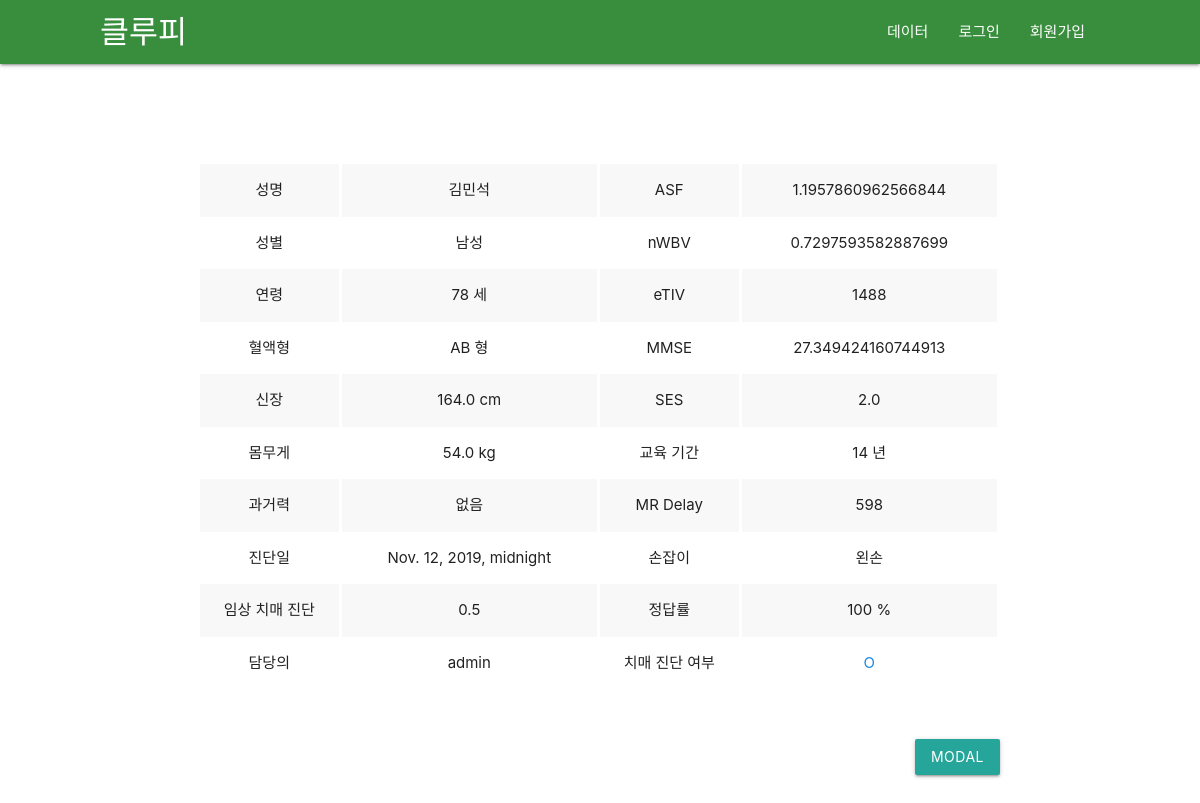
Page /scoring/result/420 on the committed database.
### scoring/models.py (models this page shows, shortened)
class ScoreList(models.Model):
    user = models.ForeignKey(User, on_delete=models.CASCADE, null=True) # 담당의
    name = models.CharField(max_length=200,null=True) # 성명
    gender = models.IntegerField(null=True) # 성별
    age = models.IntegerField(null=True) # 연령
    blood_type = models.IntegerField(null=True) # 혈액형
    height = models.FloatField(null=True) # 신장
    weight = models.FloatField(null=True) # 몸무게
    past_diagnostic_record = models.IntegerField(null=True) # 과거력
    pub_date = models.DateTimeField(null=True) # 진달일
    score = models.FloatField(null=True) # 점수
    pass_or_fail = models.BooleanField(null=True) # 치매여부
    ASF = models.FloatField(null=True) # 두개골과 두뇌사이 공간
    nWBV = models.FloatField(null=True) # 전체 뇌용량 정규화
    eTIV = models.IntegerField(null=True) # 추정 내척추수액
    CDR = models.FloatField(null=True) # 임상 치매 평가
    MMSE = models.FloatField(null=True) # 간이 정신 상태 검사
    SES = models.FloatField(null=True) # 사화족 지위
    educ = models.IntegerField(null=True) # 교육 기간
    MR_delay = models.IntegerField(null=True) # 딜레이
    hand = models.IntegerField(null=True) # 손잡이
    test = models.BooleanField(null=True) # 테스트

### scoring/views.py (the view)
# urls.py: path('scoring/result/<int:list_id>', scoring.views.result, name='result'),
def result(request, list_id):
    list = get_object_or_404(ScoreList, pk=list_id)
    return render(request, 'result.html', {'list' : list})

### scoring/templates/result.html (shortened to what this page needs)
{% extends 'base.html' %}
{% block content %}
{% load static %}
<section class="result">
    <div class="con">
        <div style="display: flex;">
            <table class="striped centered">
                <tbody>
                    <tr>
                        <td style="width: 140px;">성명</td>
                        <td>{{list.name}}</td>
                    </tr>
                    <tr>
                        <td>성별</td>
                        <td>
                            {% if list.gender == 1 %}
                                남성
                            {% else %}
                                여성
                            {% endif %}
                        </td>
                    </tr>
                    <tr>
                        <td>연령</td>
                        <td>{{list.age}} 세</td>
                    </tr>
                    <tr>
                        <td>혈액형</td>
                        <td>
                            {% if list.blood_type == 1 %}
                                A 형
                            {% elif list.blood_type == 2 %}
                                B 형
                            {% elif list.blood_type == 3 %}
                                O 형
                            {% else %}
                                AB 형
                            {% endif %}
                        </td>
                    </tr>
                    <tr>
                        <td>신장</td>
                        <td>{{list.height}} cm</td>
                    </tr>
                    <tr>
                        <td>몸무게</td>
                        <td>{{list.weight}} kg</td>
                    </tr>
                    <tr>
                        <td>과거력</td>
                        <td>
                            {% if list.past_diagnostic_record == 1 %}
                                뇌졸증
                            {% elif list.past_diagnostic_record == 2 %}
                                심장병
                            {% elif list.past_diagnostic_record == 3 %}
                                고혈압
                            {% elif list.past_diagnostic_record == 4 %}
                                당뇨병
                            {% elif list.past_diagnostic_record == 5 %}
                                기타(암포함)
                            {% else %}
                                없음
                            {% endif %}
                        </td>
                    </tr>
                    <tr>
                        <td>진단일</td>
                        <td>{{list.pub_date}}</td>
                    </tr>
                    <tr>
                        <td>임상 치매 진단</td>
                        <td>{{list.CDR}}</td>
                    </tr>
                    <tr>
                        <td>담당의</td>
                        <td>{{list.user.username}}</td>
                    </tr>
                </tbody>
            </table>
            <table class="striped centered">
                <tbody>
                    <tr>
                        <td style="width: 140px;">ASF</td>
                        <td>{{list.ASF}}</td>
                    </tr>
                    <tr>
                        <td >nWBV</td>
                        <td>{{list.nWBV}}</td>
                    </tr>
                    <tr>
                        <td>eTIV</td>
                        <td>{{list.eTIV}}</td>
                    </tr>
                    <tr>
                        <td>MMSE</td>
                        <td>{{list.MMSE}}</td>
                    </tr>
                    <tr>
                        <td>SES</td>
                        <td>{{list.SES}}</td>
                    </tr>
                    <tr>
                        <td>교육 기간</td>
                        <td>{{list.educ}} 년</td>
                    </tr>
                    <tr>
                        <td>MR Delay</td>
                        <td>{{list.MR_delay}}</td>
                    </tr>
                    <tr>
                        <td>손잡이</td>
                        <td>
                            {% if list.pub_date == 1%}
                                오른손
                            {% else %}
                                왼손
                            {% endif %}
                        </td>
                    </tr>
                    <tr>
                        <td>정답률</td>
                        <td>{{list.score}} %</td>
                    </tr>
                    <tr>
                        <td>치매 진단 여부</td>
                        <td>
                            {% if list.pass_or_fail == True %}
                                <span style="color:#1e88e5;">O</span>
                            {% else %}
                                <span style="color:#ff1744;">X</span>
                            {% endif %}
                        </td>
                    </tr>
                </tbody>
            </table>
        </div>
        <div class="submit">
            <a class="waves-effect waves-light btn modal-trigger" href="#modal1">Modal</a>
        </div>
    </div>
</section>
{% endblock content %}

### scoring/static/css/style.css (style rules this page uses)
.result { padding-top: 100px; padding-bottom: 100px; width: 100%; display: flex; justify-content: center; }
.result .con { width: 800px; }
.result .con .submit { margin-top:50px; display: flex; justify-content: flex-end; }
.result .con table tbody tr td { border-right: 3px solid #fff; }

### rows in the picture
ScoreList: name "김민석", age "78", height "164.0", weight "54.0", pub_date "Nov. 12, 2019, midnight", CDR "0.5", user.username "admin", ASF "1.1957860962566844", nWBV "0.7297593582887699", eTIV "1488", MMSE "27.349424160744913", SES "2.0", educ "14", MR_delay "598", score "100"
